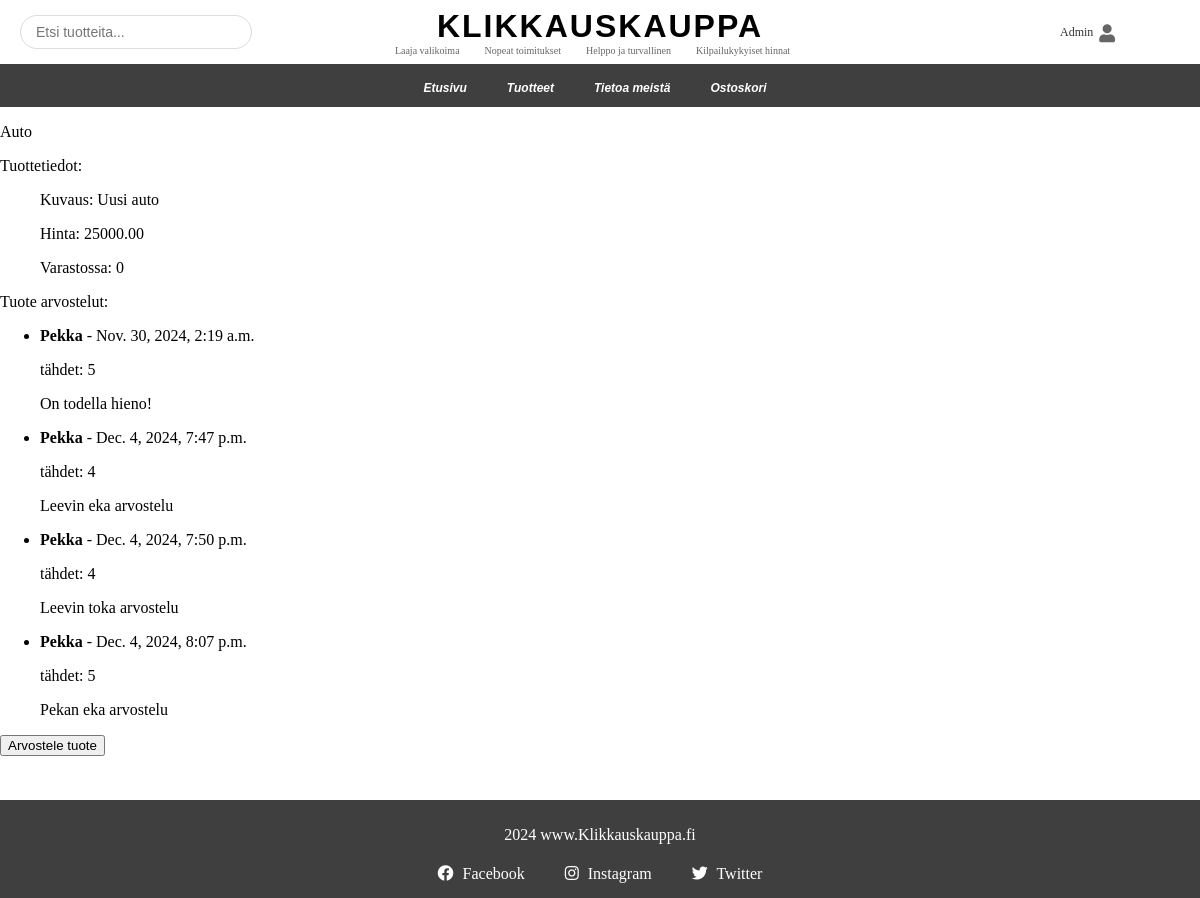
Screenshot of /Klikkauskauppa/product/1/ (signed in) with the database file from the repository.
### verkkokauppa/models.py (models this page shows, shortened)
class Product(models.Model):
    name = models.CharField(max_length=100, help_text="Lisää tuotteen nimi")
    price = models.DecimalField(max_digits=8, decimal_places=2, help_text="Lisää tuotteen hinta")
    stock = models.PositiveIntegerField(default=0, help_text="Lisää tuotteen varastomäärä")
    image = models.ImageField(upload_to="images/", blank=True, null=True, help_text="Lisää tuotekuva")
    date_added = models.DateTimeField(auto_now_add=True)
    discount_price = models.DecimalField(max_digits=8, decimal_places=2, null=True, blank=True, help_text="Alennushinta")

class Productdetail(models.Model):
    product = models.ForeignKey(Product, on_delete=models.CASCADE)
    detail = models.CharField(max_length=400, help_text="Lisää tuotteen tarkempi kuvaus")
    photo = models.ImageField(upload_to="images/", blank=True, null=True, help_text="Lisää tuotekuva")

class Review(models.Model):
    product = models.ForeignKey(Product, on_delete=models.CASCADE, related_name='reviews')  # Add related_name
    review = models.TextField(max_length=300)
    stars = models.PositiveSmallIntegerField(validators=[MinValueValidator(0), MaxValueValidator(5)], help_text="Anna tähtiä (0-5)")
    date_added = models.DateTimeField(auto_now=True)
    owner = models.ForeignKey(User, on_delete=models.CASCADE)

### verkkokauppa/views.py (the view)
# urls.py: path("product/<int:product_id>/", views.product_detail, name="product_detail"),
def product_detail(request, product_id):
    product = get_object_or_404(Product, id=product_id)
    productdetails = Productdetail.objects.filter(product=product)
    reviews = product.reviews.all()  # Now you can use product.reviews.all()
    if not reviews:  # Ensure no error happens when there are no reviews
        reviews = []
    context = {
        "product": product,
        "productdetails": productdetails,
        "reviews": reviews
    }
    return render(request, "verkkokauppa/product.html", context)

### verkkokauppa/templates/verkkokauppa/product.html (shortened to what this page needs)
{% extends "verkkokauppa/base.html" %}
{% block content %}
<p> {{ product.name }}</p>
<p>Tuottetiedot:</p>
    <ul>
        {% for detail in productdetails %}
            <p>Kuvaus: {{ detail.detail }}</p>
        {% empty %}
            <p>Ei tuote tietoja.</p>
        {% endfor %}
    </ul>
    <ul>
        <p>Hinta: {{ product.price }}</p>
        <p>Varastossa: {{ product.stock }}</p>
    </ul>
    <p>Tuote arvostelut:</p>
    <ul>
        {% for review in reviews %}
            <li>
                <strong>{{ review.owner.username }}</strong> - {{ review.date_added }}
                <p>tähdet: {{ review.stars }}</p>
                <p>{{ review.review }}</p>
            </li>
        {% empty %}
            <li>Arvosteluja ei ole lisätty.</li>
        {% endfor %}
    </ul>
    <a href="{% url 'verkkokauppa:add_review' product.id %}">
        <button type="button">Arvostele tuote</button>
    </a>
{% endblock content %}

### verkkokauppa/templates/verkkokauppa/base.html (shortened to what this page needs)
{% load static %}
<!DOCTYPE html>
<html lang="fi">
<head>
    <link rel="stylesheet" href="{% static 'css/base.css' %}">
    <link rel="stylesheet" href="https://cdnjs.cloudflare.com/ajax/libs/font-awesome/5.15.4/css/all.min.css">
</head>
<body>
    <div class="website">
        <header class="main-header">
            <div class="header-top">
                <div class="search-container">
                    <form action="{% url 'verkkokauppa:search_products' %}" method="get">
                        <input class="search" type="text" name="q" placeholder="Etsi tuotteita...">
                    </form>
                </div>
                <div class="logo-container">
                    <a class="logo" href="{% url 'verkkokauppa:home' %}">
                        <h1>KLIKKAUSKAUPPA</h1>
                        <div class="logo-subtext">
                            <span>Laaja valikoima</span>
                            <span>Nopeat toimitukset</span>
                            <span>Helppo ja turvallinen</span>
                            <span>Kilpailukykyiset hinnat</span>
                        </div>
                    </a>
                </div>
                <div class="login-container">
                    {% if user.is_authenticated %}
                        <div class="user-dropdown">
                            <a href="#" class="login-link profile-link">
                                <span class="login-text">{{ user.username }}</span>
                                <i class="fas fa-user"></i>
                            </a>
                        </div>
                    {% else %}
                        <a href="{% url 'users:login' %}" class="login-link">
                            <span class="login-text">Kirjaudu sisään</span>
                            <i class="fas fa-user"></i>
                        </a>
                    {% endif %}
                </div>
            </div>
            <nav>
                <ul class="main-nav">
                    <li><a href="{% url 'verkkokauppa:home' %}" class="nav-link">Etusivu</a></li>
                    <li><a href="{% url 'verkkokauppa:products' %}" class="nav-link">Tuotteet</a></li>
                    <li><a href="{% url 'verkkokauppa:info' %}" class="nav-link">Tietoa meistä</a></li>
                    <li><a href="{% url 'verkkokauppa:view_cart' %}" class="nav-link">Ostoskori</a></li>
                </ul>
            </nav>
        </header>
        <main class="main-content">
            {% block content %}{% endblock content %}
        </main>
    </div>
    <footer class="main-footer">
        <p>2024 www.Klikkauskauppa.fi</p>
        <div class="footer-links">
            <a href="https://facebook.com/klikkauskauppa" target="_blank" class="social-link">
                <i class="fab fa-facebook"></i> Facebook
            </a>
            <a href="https://instagram.com/klikkauskauppa" target="_blank" class="social-link">
                <i class="fab fa-instagram"></i> Instagram
            </a>
            <a href="https://twitter.com/klikkauskauppa" target="_blank" class="social-link">
                <i class="fab fa-twitter"></i> Twitter
            </a>
        </div>
    </footer>
</body>
</html>

### static/css/base.css (style rules this page uses)
body { margin: 0; padding: 0; }
.website { display: flex; flex-direction: column; min-height: 100vh; }
.main-nav { background-color: rgb(64, 63, 63); color: white; font-weight: bold; font-size: 20px; padding: 10px 0; margin: 0; width: 100%; text-align: center; display: flex; justify-content: center; align-items: center; list-style-type: none; }
.main-nav li { display: inline-block; padding: 0 15px; }
.nav-link { color: white; text-decoration: none; margin-right: 10px; font-size: 12px; font-weight: bold; font-family: 'Gill Sans', 'Gill Sans MT', Calibri, 'Trebuchet MS', sans-serif; font-style: italic; display: inline-block; position: relative; padding-bottom: 2px; transition: color 0.3s ease; }
.nav-link::after { content: ''; position: absolute; width: 0; height: 2px; bottom: 0; left: 50%; background-color: #ff7e5f; transition: width 0.3s ease; transform: translateX(-50%); }
.logo-container { flex: initial; text-align: center; position: absolute; left: 50%; transform: translateX(-50%); padding: 0; margin: 0; }
.logo { text-decoration: none; }
.logo h1 { margin: 0; font-size: 32px; color: black; font-weight: 900; text-align: center; font-family: 'Arial Black', 'Helvetica', sans-serif; letter-spacing: 2px; text-transform: uppercase; }
.logo-subtext { display: flex; justify-content: center; gap: 10px; margin-top: 0; margin-bottom: 0; flex-wrap: wrap; }
.logo-subtext span { margin: 0 15px 0 0; font-size: 10px; color: #666; text-transform: none; white-space: nowrap; padding-top: 0; }
.main-footer { background-color: rgb(64, 63, 63); color: white; text-align: center; padding: 10px 0; display: flex; flex-direction: column; align-items: center; justify-content: center; }
.footer-links { display: flex; justify-content: center; gap: 20px; }
.social-link { color: white; text-decoration: none; padding: 5px 10px; transition: color 0.3s ease; }
.social-link i { margin-right: 5px; }
.search-container { position: relative; max-width: 200px; width: 100%; margin: 0; z-index: 1; }
.search { width: 100%; padding: 8px 15px; border: 1px solid #ddd; border-radius: 20px; font-size: 14px; transition: all 0.3s ease; outline: none; }
.header-top { display: flex; align-items: center; padding: 15px 20px; position: relative; }
.login-container { position: absolute; right: 20px; top: 50%; transform: translateY(-50%); z-index: 1; min-width: 120px; }
.login-link, .profile-link { color: #666; font-size: 18px; text-decoration: none; transition: color 0.3s ease; display: flex; align-items: center; justify-content: flex-end; gap: 6px; width: 100%; }
.login-text { font-size: 12px; font-weight: 500; color: #333; text-transform: capitalize; transition: color 0.3s ease; white-space: nowrap; }
.user-dropdown { position: relative; display: inline-block; }

### rows the page displays
Product: name "Auto", price "25000.00", stock "0"
Productdetail: detail "Uusi auto"
Review: owner.username "Pekka", date_added "Nov. 30, 2024, 2:19 a.m.", stars "5", review "On todella hieno!"
Review: owner.username "Pekka", date_added "Dec. 4, 2024, 7:47 p.m.", stars "4", review "Leevin eka arvostelu"
Review: owner.username "Pekka", date_added "Dec. 4, 2024, 7:50 p.m.", stars "4", review "Leevin toka arvostelu"
Review: owner.username "Pekka", date_added "Dec. 4, 2024, 8:07 p.m.", stars "5", review "Pekan eka arvostelu"

### other values shown
{{ user.username }} "Admin"
